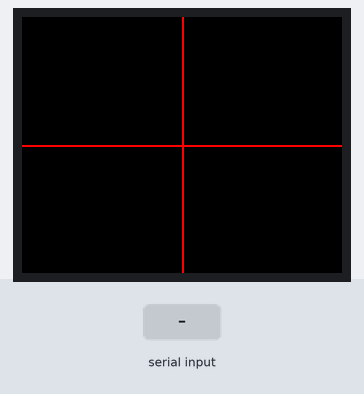
A program run on a simulated Arduino Mega 2560, built with avr-gcc and run on an emulated ATmega2560. Parts: 160×128 colour display. The inputs (shaded band) are chosen by the test bench. What the program prints to the serial monitor is not drawn.

Above: at 1.3 s.
1.4 s: "^\n" received over Serial
At 3.6 s:
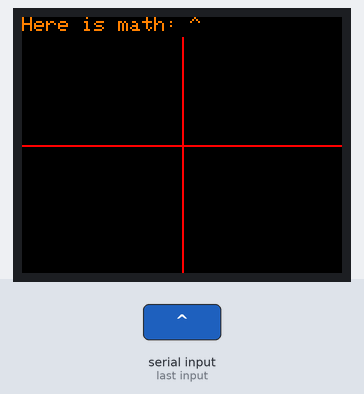
3.9 s: "*\n" received over Serial
At 5.6 s:
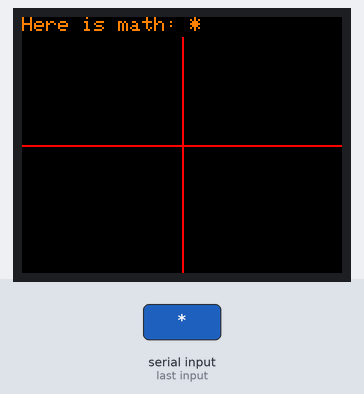
6.4 s: "/\n" received over Serial
At 7.2 s:
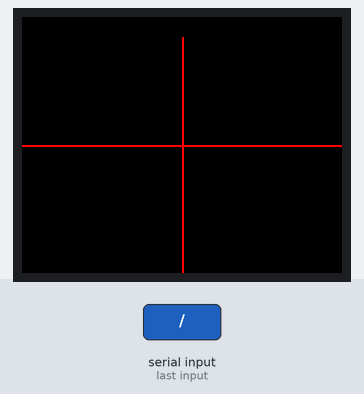
8.9 s: "+\n" received over Serial
At 10.6 s:
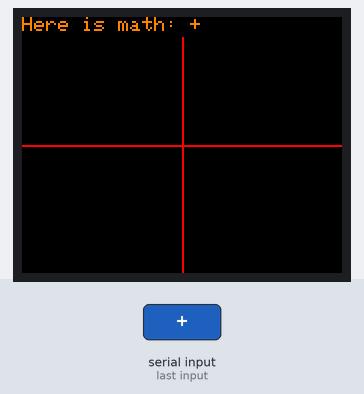
11.4 s: "=\n" received over Serial
At 12.2 s:
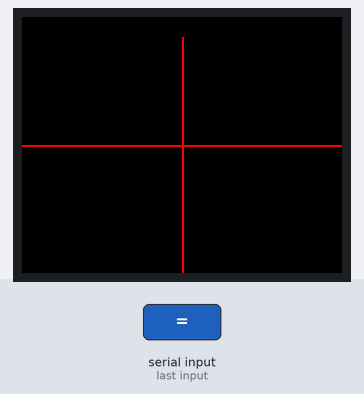
13.9 s: "(\n" received over Serial
At 15.7 s:
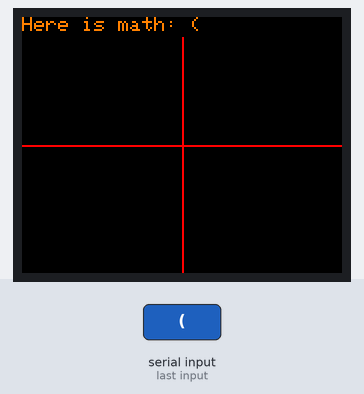
Timing chart, 0 to 17.2 s (numbered marks = the images above; inputs shaded):
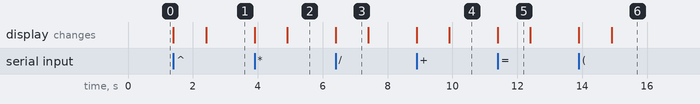

Measured:
- after the input at 1.4 s, the display: first changes at once (image 1 shows a later state)
- after the input at 3.9 s, the display: first changes at once (image 2 shows a later state)
- after the input at 6.4 s, the display: changes at once (image 3)
- after the input at 8.9 s, the display: first changes at once (image 4 shows a later state)
- after the input at 11.4 s, the display: changes at once (image 5)
- after the input at 13.9 s, the display: first changes at once (image 6 shows a later state)
- what the display in image 3 shows lasts 1.0 s, from 6.4 s to 7.4 s

The program:

main.cpp
```cpp
#include <Adafruit_GFX.h>
#include <Adafruit_ST7735.h>
#include <ArduinoQueue.h>
#include <StackArray.h>

// initializing display object
Adafruit_ST7735 tft = Adafruit_ST7735(5, 14, 23, 18, 13);

/*
// defining Token class
class Token {

  private:
    // data attributes
    int tokenType;        // 0 -> number token
                          // 1 -> operator token
                          // 2 -> L_paren
                          // 3 -> R_paren

    String tokenText;     // token's text

  public:
    // class constructor
    // -> creates new token instance
    Token (String text, int type) {
      tokenType = type;
      tokenText = text;
    };

    // returns type of token
    int getType() {
      return tokenType;
    }

    // returns token's text
    String getText() {
      return tokenText;
    }

    // returns operator precedence ranking
    // assumes it's *only* going to be called for Operator tokens

       Operator precedence, highest to lowest:

        ^      > exponent
        * , /  > multiplication, division
        + , -  > addition, subtraction
        =      > equals sign
        (      > L_PAREN --- overrides precedence


    int getPrecedence() {
      if (tokenText == "^") return 4;
      if (tokenText == "*" || tokenText == "/") return 3;
      if (tokenText == "+" || tokenText == "-") return 2;
      if (tokenText == "=") return 1;
      if (tokenText == "(") return 0;
    }

    // useless token class destructor
    //virtual ~Token ();
};

*/

// Token data structure
typedef struct {
  int tokenType;        // 0 -> number token
                        // 1 -> operator token
                        // 2 -> L_paren
                        // 3 -> R_paren
  String tokenText;     // token's text
} Token;

// returns Token type
int getType(Token token) {
  return token.tokenType;
}

// returns token's text
String getText(Token token) {
  return token.tokenText;
}

// returns operator precedence ranking
// assumes it's *only* going to be called for Operator tokens

/* Operator precedence, highest to lowest:

    ^      > exponent
    * , /  > multiplication, division
    + , -  > addition, subtraction
    =      > equals sign
    (      > L_PAREN --- overrides precedence

*/

int getPrecedence(Token token) {
  if (token.tokenText == "^") return 4;
  if (token.tokenText == "*" || token.tokenText == "/") return 3;
  if (token.tokenText == "+" || token.tokenText == "-") return 2;
  if (token.tokenText == "=") return 1;
  if (token.tokenText == "(") return 0;
}


// print elements in a queue
void print_queue(ArduinoQueue<Token> q_original){
  // creating a copy of the queue
  ArduinoQueue<Token> q = q_original;

  int i = 0;
  while ( !q.isEmpty() ) {

    // get element (token) text
    Token element = q.getHead();
    String t_text = getText(element);
    int t_type = getType(element);

    // print out type properly
    String type_text = "";
    if (t_type == 0) type_text = "NUMBER";
    if (t_type == 1) type_text = "OPERATOR";
    if (t_type == 2) type_text = "L_PAREN";
    if (t_type == 3) type_text = "R_PAREN";
    // print it out
    //cout << "Element #" << i+1 <<": " << t_text << " is of type " << type_text << endl;
    Serial.println("Element #" + String(i+1) + ": " + t_text + " is of type " + type_text);
    // pop it!
    q.dequeue();

    i++;
  }
  // line break
  //cout << endl;
  Serial.println();
}


// findType function
// -> takes in token text and returns token type

int findType (String s) {

  // checking for empty input
  if (s.length() == 0) return false;

  for (int i = 0; i < s.length(); i++) {
    char c = s[i];

    // check if letter is a digit
    if (c >= '0' && c <= '9') return 0; // found a number
    else {
      // check for L_paren and R_paren
      if (c == '(') return 2;
      if (c == ')') return 3;

      // check for a preceding minus sign
      if ((c == '-' && i == 0) && s.length() > 1) continue;
      // checks for a decimal point
      if (c == '.') continue;

      // checking for arithmetic operators
      if (c == '^') return 1;
      if (c == '*') return 1;
      if (c == '/') return 1;
      if (c == '+') return 1;
      if (c == '-') return 1;

    }
    // end of not-number logic case
    return false;

  } // end of for loop

}


// input function
// -> parses math input, converts to input queue
ArduinoQueue<Token> input(String expression) {

  ArduinoQueue<Token> input_queue(expression.length());

  // input_queue.enqueue(3)  -> enqueues element
  // input_queue.dequeue()   -> dequeues element
  // input_queue.getHead()   -> gets first element


  // token parameters
  String token_text = "";
  int token_type;

  // parsing the input expression

  for (int i = 0; i < expression.length(); i++) {
    // get current letter
    char letter = expression[i];

    // didn't find a whitespace char
    if (letter != ' ') {
      token_text += letter;
    }

    // found a whitespace or reached end of expression
    if (letter == ' ' || i == expression.length()-1){
      // find out what the token type is
      token_type = findType(token_text);

      // create token instance
      Token newToken;
      newToken.tokenText = token_text;
      newToken.tokenType = token_type;

      // push it on the queue
      input_queue.enqueue(newToken);

      // clear current token text buffer
      token_text = "";
    }
  }

  return input_queue;

}


// draws coordinate axes on the display
void draw_axis(){
  for (int i = 0; i<160; i++){
    tft.drawPixel(tft.width()/2, i, ST77XX_RED);
  }

  for (int i = 0; i<160; i++){
    tft.drawPixel(i, tft.height()/2, ST77XX_RED);
  }

}

/*
// draws a sine wave on the display
void sine_wave(){
  double xmin = -10;
  double xmax = 10;

  double xspan = xmax - xmin;

  double xscl = 1;

  double ymin = -10;
  double ymax = 10;

  double yspan = ymax - ymin;

  double yscl = 1;

  double xres = xspan/tft.width();
  double yres = yspan/tft.height();

  double xcurrent = xmin;

  int i = 1;

  int x_previous = 0;
  int y_previous = 0;

  bool first = false;

  while (xcurrent < xmax){
    double ycurrent = 6*sin(xcurrent);

    int x_pixels = round((xcurrent-0)/xres);
    int y_pixels = round((ycurrent-0)/yres);

    Serial.println("Entry " + String(i) + ": This is the current X: " + String(xcurrent) + "; This is the current Y: " + String(ycurrent) + " NumPixels: " + String(round((ycurrent-0)/yres)) );

    int x_graph = tft.width()/2 + x_pixels;
    int y_graph = tft.height()/2 - y_pixels;

    if (y_graph < 128 or y_graph > 0){
      tft.drawPixel(x_graph, y_graph, ST77XX_WHITE);
    }

    if (first == false) {
      first = true;
    } else if (first == true and (y_graph < 128 or y_graph > 0)) {
      tft.drawLine(x_previous, y_previous, x_graph, y_graph, ST77XX_WHITE);
    }

    x_previous = x_graph;
    y_previous = y_graph;

    xcurrent += xres;

    i++;
  }

}
*/
// program setup
void setup() {

  Serial.begin(115200);
  tft.initR(INITR_GREENTAB);
  tft.setRotation(1);
  tft.fillScreen(ST77XX_BLACK);
  //double start = millis();

  // draws coordinate axes
  draw_axis();
  // draws function graphs
  //sine_wave();

  /*
  // stopwatch
  double finish = millis();
  double runtime = (finish - start)/1000; //seconds
  Serial.println(runtime);
  */

  //char result[8]; // Buffer big enough for 7-character double
  //dtostrf(runtime, 6, 2, result); // Leave room for too large numbers!

  //char text = "DONE! Runtime: " + sprintf(finish-start/1000) + " s";

  /*
  tft.setCursor(0, 0);
  tft.setTextColor(ST77XX_ORANGE);
  tft.setTextWrap(true);
  tft.print("DONE! Runtime: ");
  */

  //tft.print(runtime, 3);

}


// main program loop
void loop() {

  // reset math expression, stored in string
  String expression = "";

  // reading input from the serial terminal
  if (Serial.available() > 0) {
    /*
    int ByteReceived = Serial.read();
    Serial.print(ByteReceived);
    Serial.print("        ");
    Serial.print(ByteReceived, HEX);
    Serial.print("       ");
    Serial.print(char(ByteReceived));
    Serial.println();
    */


    // clear the display
    tft.drawRect(0, 0, tft.width(), 10, ST77XX_BLACK);
    tft.fillRect(0, 0, tft.width(), 10, ST77XX_BLACK);

    // read the incoming byte:
    expression = Serial.readStringUntil('\r');

    if (expression.length() > 1) {
      Serial.println("Got math: " + expression + ".");

      // Printing the math expression to the TFT display
      tft.setCursor(0, 0);
      tft.setTextColor(ST77XX_ORANGE);
      tft.setTextWrap(true);
      tft.print("Here is math: " + expression);

      // parse input
      ArduinoQueue<Token> input_queue = input(expression);
      // confirm that we got good input
      print_queue(input_queue);


    }

  }
}
```
